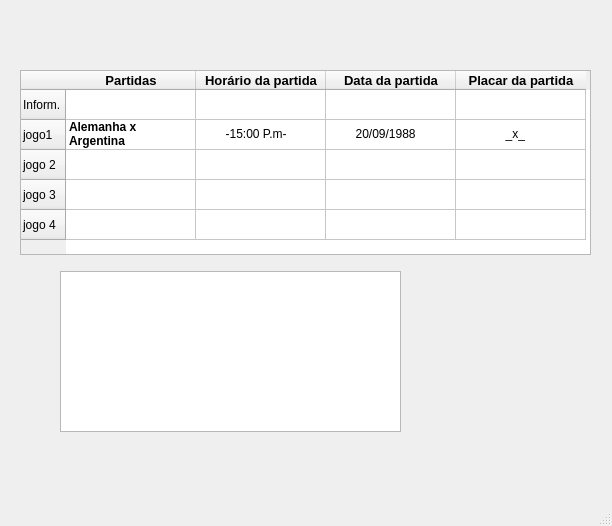
<?xml version="1.0" encoding="UTF-8"?>
<ui version="4.0">
 <class>MainWindow</class>
 <widget class="QMainWindow" name="MainWindow">
  <property name="geometry">
   <rect>
    <x>0</x>
    <y>0</y>
    <width>612</width>
    <height>526</height>
   </rect>
  </property>
  <property name="windowTitle">
   <string>MainWindow</string>
  </property>
  <widget class="QWidget" name="centralwidget">
   <widget class="QTableWidget" name="tableWidget">
    <property name="geometry">
     <rect>
      <x>20</x>
      <y>70</y>
      <width>571</width>
      <height>185</height>
     </rect>
    </property>
    <property name="sizePolicy">
     <sizepolicy hsizetype="Expanding" vsizetype="Expanding">
      <horstretch>2</horstretch>
      <verstretch>2</verstretch>
     </sizepolicy>
    </property>
    <property name="maximumSize">
     <size>
      <width>16000000</width>
      <height>16000000</height>
     </size>
    </property>
    <property name="sizeIncrement">
     <size>
      <width>4</width>
      <height>4</height>
     </size>
    </property>
    <property name="baseSize">
     <size>
      <width>1</width>
      <height>1</height>
     </size>
    </property>
    <property name="sortingEnabled">
     <bool>false</bool>
    </property>
    <property name="rowCount">
     <number>5</number>
    </property>
    <property name="columnCount">
     <number>4</number>
    </property>
    <attribute name="horizontalHeaderCascadingSectionResizes">
     <bool>true</bool>
    </attribute>
    <attribute name="horizontalHeaderDefaultSectionSize">
     <number>130</number>
    </attribute>
    <attribute name="horizontalHeaderMinimumSectionSize">
     <number>45</number>
    </attribute>
    <row>
     <property name="text">
      <string>Inform.</string>
     </property>
    </row>
    <row>
     <property name="text">
      <string>jogo1</string>
     </property>
     <property name="background">
      <color>
       <red>0</red>
       <green>170</green>
       <blue>255</blue>
      </color>
     </property>
    </row>
    <row>
     <property name="text">
      <string>jogo 2</string>
     </property>
    </row>
    <row>
     <property name="text">
      <string>jogo 3</string>
     </property>
    </row>
    <row>
     <property name="text">
      <string>jogo 4</string>
     </property>
    </row>
    <column>
     <property name="text">
      <string>Partidas</string>
     </property>
     <property name="font">
      <font>
       <pointsize>10</pointsize>
       <weight>75</weight>
       <bold>true</bold>
       <underline>false</underline>
       <strikeout>false</strikeout>
      </font>
     </property>
     <property name="background">
      <color>
       <red>255</red>
       <green>255</green>
       <blue>255</blue>
      </color>
     </property>
     <property name="foreground">
      <brush brushstyle="NoBrush">
       <color alpha="255">
        <red>0</red>
        <green>0</green>
        <blue>0</blue>
       </color>
      </brush>
     </property>
    </column>
    <column>
     <property name="text">
      <string>Horário da partida</string>
     </property>
     <property name="font">
      <font>
       <pointsize>10</pointsize>
       <weight>75</weight>
       <bold>true</bold>
      </font>
     </property>
    </column>
    <column>
     <property name="text">
      <string>Data da partida</string>
     </property>
     <property name="font">
      <font>
       <pointsize>10</pointsize>
       <weight>75</weight>
       <bold>true</bold>
      </font>
     </property>
    </column>
    <column>
     <property name="text">
      <string>Placar da partida</string>
     </property>
     <property name="font">
      <font>
       <pointsize>10</pointsize>
       <weight>75</weight>
       <bold>true</bold>
      </font>
     </property>
    </column>
    <item row="1" column="0">
     <property name="text">
      <string>Alemanha x Argentina</string>
     </property>
     <property name="font">
      <font>
       <weight>75</weight>
       <bold>true</bold>
      </font>
     </property>
     <property name="background">
      <brush brushstyle="NoBrush">
       <color alpha="255">
        <red>0</red>
        <green>0</green>
        <blue>255</blue>
       </color>
      </brush>
     </property>
    </item>
    <item row="1" column="1">
     <property name="text">
      <string>        -15:00 P.m-</string>
     </property>
    </item>
    <item row="1" column="2">
     <property name="text">
      <string>        20/09/1988</string>
     </property>
    </item>
    <item row="1" column="3">
     <property name="text">
      <string>              _x_</string>
     </property>
    </item>
   </widget>
   <widget class="QTableWidget" name="tableWidget_2">
    <property name="geometry">
     <rect>
      <x>60</x>
      <y>271</y>
      <width>341</width>
      <height>161</height>
     </rect>
    </property>
   </widget>
  </widget>
  <widget class="QMenuBar" name="menubar">
   <property name="geometry">
    <rect>
     <x>0</x>
     <y>0</y>
     <width>612</width>
     <height>21</height>
    </rect>
   </property>
  </widget>
  <widget class="QStatusBar" name="statusbar"/>
 </widget>
 <resources/>
 <connections/>
</ui>
